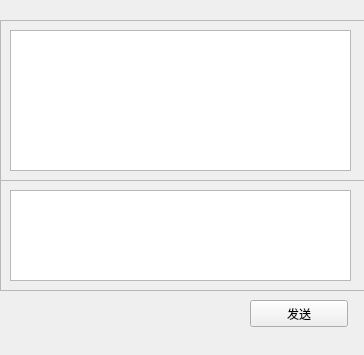
<?xml version="1.0" encoding="UTF-8"?>
<ui version="4.0">
 <class>chatForm</class>
 <widget class="QWidget" name="chatForm">
  <property name="geometry">
   <rect>
    <x>0</x>
    <y>0</y>
    <width>364</width>
    <height>355</height>
   </rect>
  </property>
  <property name="windowTitle">
   <string>Form</string>
  </property>
  <widget class="QFrame" name="frame">
   <property name="geometry">
    <rect>
     <x>0</x>
     <y>20</y>
     <width>371</width>
     <height>161</height>
    </rect>
   </property>
   <property name="frameShape">
    <enum>QFrame::StyledPanel</enum>
   </property>
   <property name="frameShadow">
    <enum>QFrame::Raised</enum>
   </property>
   <widget class="QListWidget" name="displayListWidget">
    <property name="geometry">
     <rect>
      <x>10</x>
      <y>10</y>
      <width>341</width>
      <height>141</height>
     </rect>
    </property>
   </widget>
  </widget>
  <widget class="QFrame" name="frame_2">
   <property name="geometry">
    <rect>
     <x>0</x>
     <y>180</y>
     <width>371</width>
     <height>111</height>
    </rect>
   </property>
   <property name="frameShape">
    <enum>QFrame::StyledPanel</enum>
   </property>
   <property name="frameShadow">
    <enum>QFrame::Raised</enum>
   </property>
   <widget class="QTextEdit" name="inputTextEdit">
    <property name="geometry">
     <rect>
      <x>10</x>
      <y>10</y>
      <width>341</width>
      <height>91</height>
     </rect>
    </property>
   </widget>
  </widget>
  <widget class="QPushButton" name="sendButton">
   <property name="geometry">
    <rect>
     <x>250</x>
     <y>300</y>
     <width>98</width>
     <height>27</height>
    </rect>
   </property>
   <property name="text">
    <string>发送</string>
   </property>
  </widget>
 </widget>
 <resources/>
 <connections/>
</ui>
